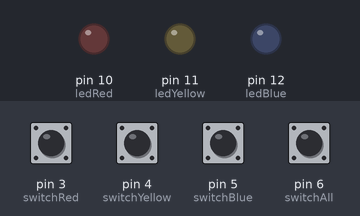
Bench run of a sketch on a simulated Arduino Uno, built with avr-gcc and run on an emulated ATmega328P. Parts: output pins drawn as LEDs (lit = HIGH). Inputs (shaded band) come from the test bench; at power-on: pin 3 (switchRed), pin 4 (switchYellow), pin 5 (switchBlue), pin 6 (switchAll) HIGH.

Above: at 1.2 s.
1.3 s: pin 3 (switchRed) pulled LOW for 0.15 s
At 1.37 s:
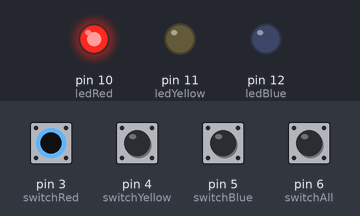
2.9 s: pin 6 (switchAll) pulled LOW for 0.15 s
At 3.8 s:
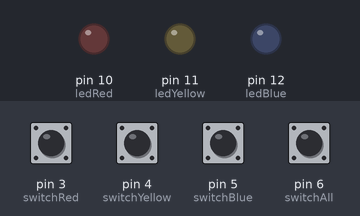
4.6 s: pin 4 (switchYellow) pulled LOW for 0.15 s
At 4.67 s:
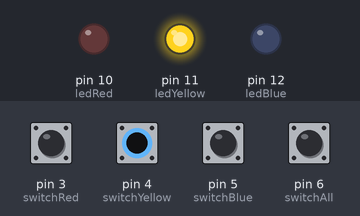
6.2 s: pin 5 (switchBlue) pulled LOW for 0.15 s
At 6.27 s:
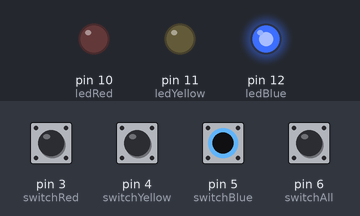
7.8 s: pin 3 (switchRed) pulled LOW for 1 s
At 8.5 s:
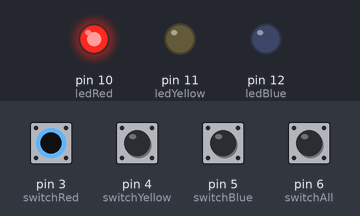
10.3 s: pin 3 (switchRed) driven LOW and pin 4 (switchYellow) driven LOW
At 11.6 s:
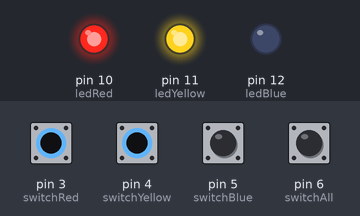
Timing chart, 0 to 12.8 s (numbered marks = the images above; inputs shaded):
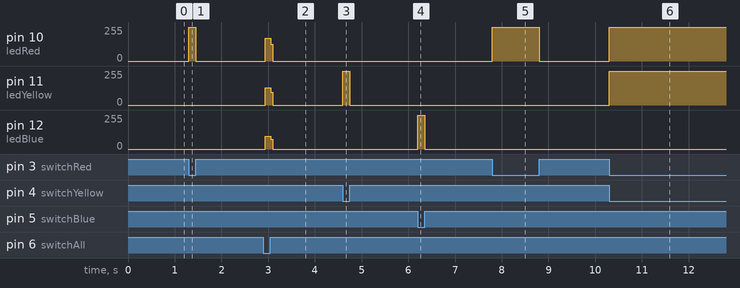

Measured:
- after the input at 1.3 s, pin 10 (ledRed): 0/255 → 255/255 at once, → 0/255 0.15 s later
- after the input at 2.9 s, pin 10 (ledRed): 0/255 → 171/255 at once, → 0/255 0.12 s later; pin 11 (ledYellow): 0/255 → 130/255 at once, → 0/255 0.12 s later; pin 12 (ledBlue): 0/255 → 97/255 at once, → 0/255 0.12 s later
- after the input at 4.6 s, pin 11 (ledYellow): 0/255 → 255/255 at once, → 0/255 0.15 s later
- after the input at 6.2 s, pin 12 (ledBlue): 0/255 → 255/255 at once, → 0/255 0.15 s later
- after the input at 7.8 s, pin 10 (ledRed): 0/255 → 255/255 at once, → 0/255 1.0 s later
- after the input at 10.3 s, pin 10 (ledRed), pin 11 (ledYellow): 0/255 → 255/255 at once

The sketch:

prjct4.ino
```cpp
int switchAll = 6;
int switchBlue = 5;
int switchYellow = 4;
int switchRed = 3;

int ledBlue = 12;
int ledYellow = 11;
int ledRed = 10;


void setup() {
  pinMode(switchAll, INPUT_PULLUP);
  pinMode(switchBlue, INPUT_PULLUP);
  pinMode(switchYellow, INPUT_PULLUP);
  pinMode(switchRed, INPUT_PULLUP);

  pinMode(ledBlue, OUTPUT);
  pinMode(ledYellow, OUTPUT);
  pinMode(ledRed, OUTPUT);
}

void loop() {
  if(digitalRead(switchAll) == LOW){
    digitalWrite(ledBlue, HIGH);
    digitalWrite(ledYellow, HIGH);
    digitalWrite(ledRed, HIGH);
  }
  if(digitalRead(switchBlue) == LOW){
    digitalWrite(ledBlue, HIGH);
  }
  if(digitalRead(switchBlue) == HIGH){
    digitalWrite(ledBlue, LOW);
  }
  if(digitalRead(switchYellow) == LOW){
    digitalWrite(ledYellow, HIGH);
  }
  if(digitalRead(switchYellow) == HIGH){
    digitalWrite(ledYellow, LOW);
  }
  if(digitalRead(switchRed) == LOW){
    digitalWrite(ledRed, HIGH);
  }
  if(digitalRead(switchRed) == HIGH){
  digitalWrite(ledRed, LOW);
  }
}
```
